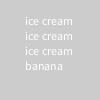
Frame 1 (no input)
Frame 60 (the mouse pressed at the canvas centre just before this capture): identical to frame 1, image omitted
Frame 120 (the mouse held since frame 60 and released just before this capture): identical to frame 1, image omitted

The Processing sketch that drew this single still picture (run headless with seeded random() and noise(); from frame 60 on, the mouse is pressed at the canvas centre):

// Processing sketch: banana_split
// ── banana_split.pde
    void setup(){
      for (int i = 0; i < 3 ; i++) {
      text("ice cream", 25, 15*i+25);
      }  
      text("banana", 25, 70);
    }

    void draw(){


    }
